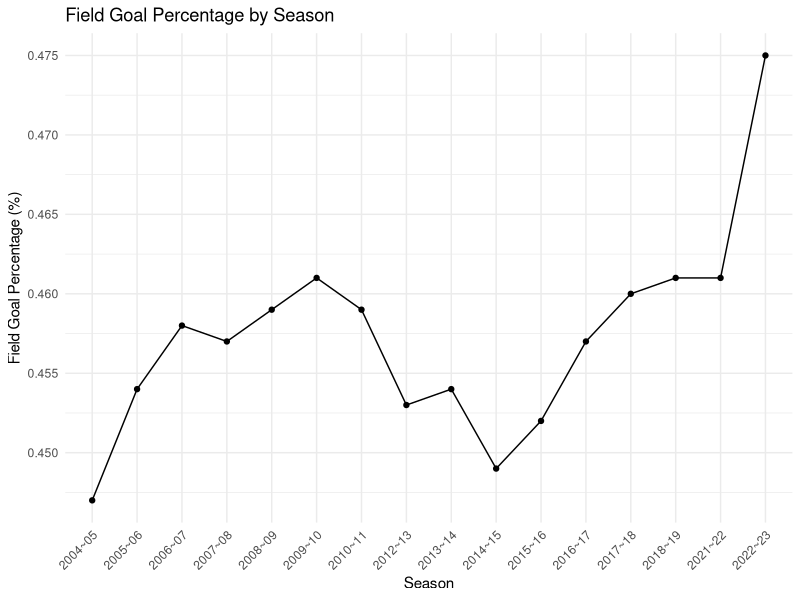
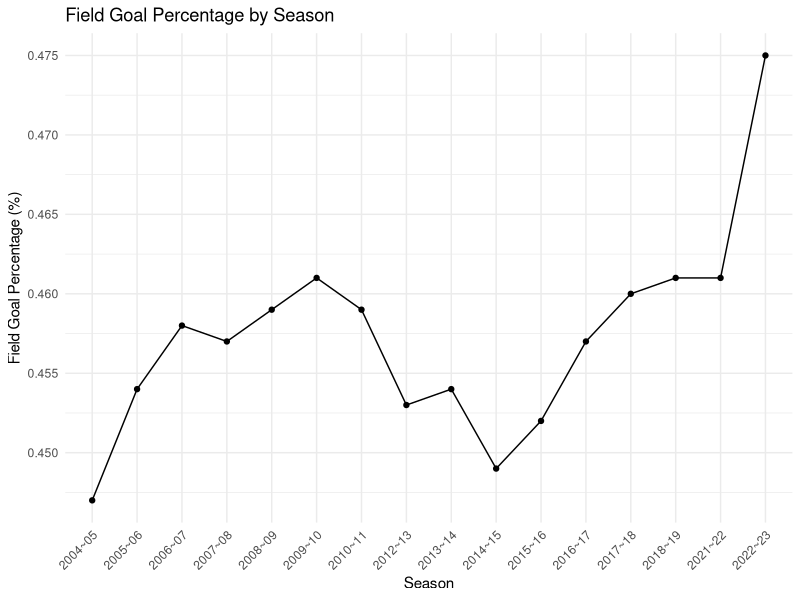

Write the R code that produced these figures, in order.
#### Preamble ####
# Purpose: Figure 2 replication
# Author: Shiji Zhang
# Date: 17 April 2024
# Contact: kane.zhang@mail.utoronto.ca
# License: MIT

#### Workspace setup ####
if(!require(ggplot2)){install.packages('ggplot2', dependencies = TRUE)}
library(ggplot2)

cleaned_nba_data <- read.csv("inputs/data/cleaned_nba_data.csv")

ggplot(cleaned_nba_data, aes(x = Season, y = FG_percent, group = 1)) +
  geom_line() + # Adds the line graph
  geom_point() + # Optionally, add points to mark each data point
  theme_minimal() + # Use a minimal theme for a clean look
  labs(title = "Field Goal Percentage by Season",
       x = "Season",
       y = "Field Goal Percentage (%)") +
  theme(axis.text.x = element_text(angle = 45, hjust = 1)) # Improve label readability

ggsave(
  "replication/plots/figure2.png",
  height = 12,
  width = 16,
  units = "in",
  dpi = 300
)

